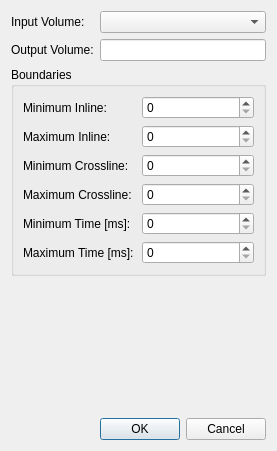
<?xml version="1.0" encoding="UTF-8"?>
<ui version="4.0">
 <class>CropVolumeDialog</class>
 <widget class="QDialog" name="CropVolumeDialog">
  <property name="geometry">
   <rect>
    <x>0</x>
    <y>0</y>
    <width>277</width>
    <height>451</height>
   </rect>
  </property>
  <property name="windowTitle">
   <string>Dialog</string>
  </property>
  <layout class="QVBoxLayout" name="verticalLayout">
   <item>
    <layout class="QGridLayout" name="gridLayout_2">
     <item row="0" column="0">
      <widget class="QLabel" name="label_7">
       <property name="text">
        <string>Input Volume:</string>
       </property>
      </widget>
     </item>
     <item row="0" column="1">
      <widget class="QComboBox" name="cbInputVolume"/>
     </item>
     <item row="1" column="0">
      <widget class="QLabel" name="label_8">
       <property name="text">
        <string>Output Volume:</string>
       </property>
      </widget>
     </item>
     <item row="1" column="1">
      <widget class="QLineEdit" name="leOutputVolume"/>
     </item>
    </layout>
   </item>
   <item>
    <widget class="QGroupBox" name="groupBox">
     <property name="title">
      <string>Boundaries</string>
     </property>
     <layout class="QGridLayout" name="gridLayout">
      <item row="0" column="0">
       <widget class="QLabel" name="label">
        <property name="text">
         <string>Minimum Inline:</string>
        </property>
       </widget>
      </item>
      <item row="0" column="1">
       <widget class="QSpinBox" name="sbMinIline">
        <property name="maximum">
         <number>1000</number>
        </property>
       </widget>
      </item>
      <item row="1" column="0">
       <widget class="QLabel" name="label_2">
        <property name="text">
         <string>Maximum Inline:</string>
        </property>
       </widget>
      </item>
      <item row="1" column="1">
       <widget class="QSpinBox" name="sbMaxIline"/>
      </item>
      <item row="2" column="0">
       <widget class="QLabel" name="label_3">
        <property name="text">
         <string>Minimum Crossline:</string>
        </property>
       </widget>
      </item>
      <item row="2" column="1">
       <widget class="QSpinBox" name="sbMinXline"/>
      </item>
      <item row="3" column="0">
       <widget class="QLabel" name="label_4">
        <property name="text">
         <string>Maximum Crossline:</string>
        </property>
       </widget>
      </item>
      <item row="3" column="1">
       <widget class="QSpinBox" name="sbMaxXline"/>
      </item>
      <item row="4" column="0">
       <widget class="QLabel" name="label_5">
        <property name="text">
         <string>Minimum Time [ms]:</string>
        </property>
       </widget>
      </item>
      <item row="4" column="1">
       <widget class="QSpinBox" name="sbMinMsec"/>
      </item>
      <item row="5" column="0">
       <widget class="QLabel" name="label_6">
        <property name="text">
         <string>Maximum Time [ms]:</string>
        </property>
       </widget>
      </item>
      <item row="5" column="1">
       <widget class="QSpinBox" name="sbMaxMsec"/>
      </item>
     </layout>
    </widget>
   </item>
   <item>
    <spacer name="verticalSpacer">
     <property name="orientation">
      <enum>Qt::Vertical</enum>
     </property>
     <property name="sizeHint" stdset="0">
      <size>
       <width>20</width>
       <height>68</height>
      </size>
     </property>
    </spacer>
   </item>
   <item>
    <widget class="QDialogButtonBox" name="buttonBox">
     <property name="orientation">
      <enum>Qt::Horizontal</enum>
     </property>
     <property name="standardButtons">
      <set>QDialogButtonBox::Cancel|QDialogButtonBox::Ok</set>
     </property>
    </widget>
   </item>
  </layout>
 </widget>
 <resources/>
 <connections>
  <connection>
   <sender>buttonBox</sender>
   <signal>accepted()</signal>
   <receiver>CropVolumeDialog</receiver>
   <slot>accept()</slot>
   <hints>
    <hint type="sourcelabel">
     <x>248</x>
     <y>254</y>
    </hint>
    <hint type="destinationlabel">
     <x>157</x>
     <y>274</y>
    </hint>
   </hints>
  </connection>
  <connection>
   <sender>buttonBox</sender>
   <signal>rejected()</signal>
   <receiver>CropVolumeDialog</receiver>
   <slot>reject()</slot>
   <hints>
    <hint type="sourcelabel">
     <x>316</x>
     <y>260</y>
    </hint>
    <hint type="destinationlabel">
     <x>286</x>
     <y>274</y>
    </hint>
   </hints>
  </connection>
 </connections>
</ui>
